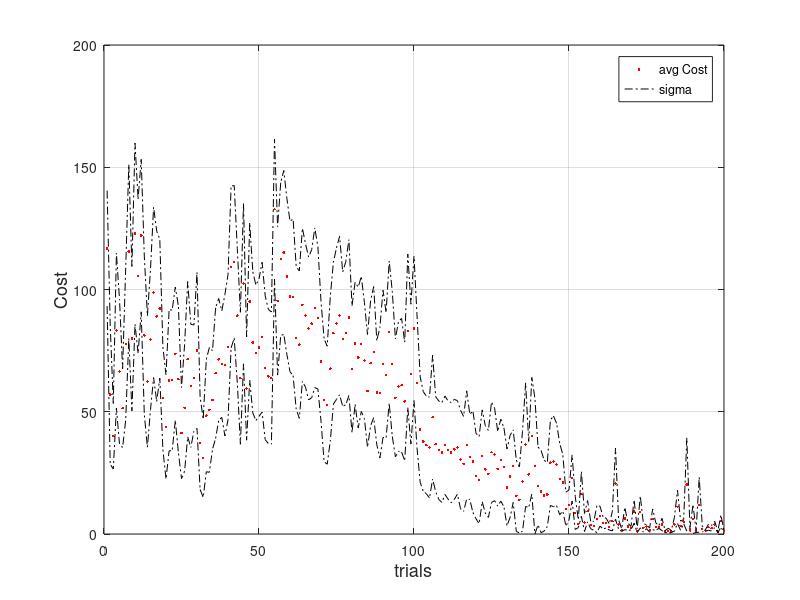
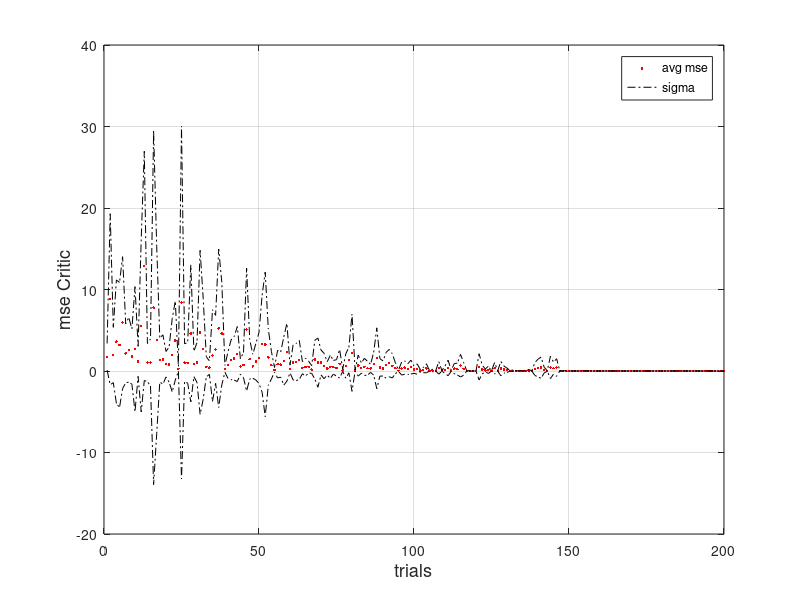
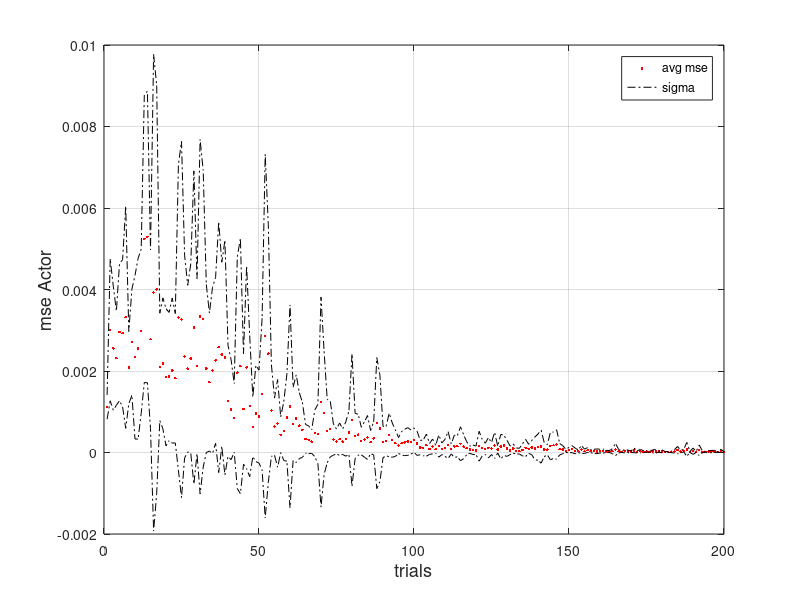

The MATLAB script that drew these images, in order:
clear; close all; clc;

load('Exp1DHP')
Rmat(1,:)    = Rlog;
mseCmat(1,:) = mseC;
mseAmat(1,:) = mseA;

load('Exp2DHP')
Rmat(2,:)    = Rlog;
mseCmat(2,:) = mseC;
mseAmat(2,:) = mseA;

load('Exp3DHP')
Rmat(3,:)    = Rlog;
mseCmat(3,:) = mseC;
mseAmat(3,:) = mseA;

load('Exp4DHP')
Rmat(4,:)    = Rlog;
mseCmat(4,:) = mseC;
mseAmat(4,:) = mseA;

load('Exp5DHP')
Rmat(5,:)    = Rlog;
mseCmat(5,:) = mseC;
mseAmat(5,:) = mseA;

load('Exp6DHP')
Rmat(6,:)    = Rlog;
mseCmat(6,:) = mseC;
mseAmat(6,:) = mseA;

load('Exp7DHP')
Rmat(7,:)    = Rlog;
mseCmat(7,:) = mseC;
mseAmat(7,:) = mseA;

load('Exp8DHP')
Rmat(8,:)    = Rlog;
mseCmat(8,:) = mseC;
mseAmat(8,:) = mseA;

load('Exp9DHP')
Rmat(9,:)    = Rlog;
mseCmat(9,:) = mseC;
mseAmat(9,:) = mseA;

load('Exp10DHP')
Rmat(10,:)    = Rlog;
mseCmat(10,:) = mseC;
mseAmat(10,:) = mseA;


x = 1:200;
Rmean = mean(Rmat,1);
% fR = fit(x',Rmean','poly3');
% pR = predint(fR,x,0.5,'observation','off');
mseCm = mean(mseCmat,1);
% fmC = fit(x',mseCm','poly9');
% pC = predint(fmC,x,0.5,'observation','off');
mseAm = mean(mseAmat,1);
% fmA = fit(x',mseAm','poly9');
% pA = predint(fmA,x,0.5,'observation','off');

Rvar  = std(Rmat,0,1);
mseCv = std(mseCmat,0,1);
mseAv = std(mseAmat,0,1);

%% Plots 

saveplots = true;

figure()
plot(Rmean,'r.')
grid on
hold on 
plot(Rmean+Rvar./3,'k-.')
plot(Rmean-Rvar./3,'k-.')
% plot(x, pR,'m--')
% plot(fR,x,Rmean);
xlabel('trials','FontSize',13);
ylabel('Cost','FontSize',13)
hold off
legend('avg Cost','sigma','Location','NorthEast')
if saveplots == true
    print('RDHP','-dpng','-r300');
end

figure()
plot(mseCm,'r.')
grid on
hold on 
plot(mseCm + mseCv,'k-.')
plot(mseCm - mseCv,'k-.')
% plot(x, pC,'m--')
grid on
% plot(fmC,x,mseCm);
xlabel('trials','FontSize',13);
ylabel('mse Critic','FontSize',13)
hold off
legend('avg mse','sigma','Location','NorthEast')
if saveplots == true
    print('mCDHP','-dpng','-r300');
end

figure()
plot(mseAm,'r.')
grid on
hold on 
plot(mseAm - mseAv,'k-.')
plot(mseAm + mseAv,'k-.')
% plot(x, pA,'m--')
grid on
% plot(fmA,x,mseAm);
xlabel('trials','FontSize',13);
ylabel('mse Actor','FontSize',13)
hold off
legend('avg mse','sigma','Location','NorthEast')
if saveplots == true
    print('mADHP','-dpng','-r300');
end
